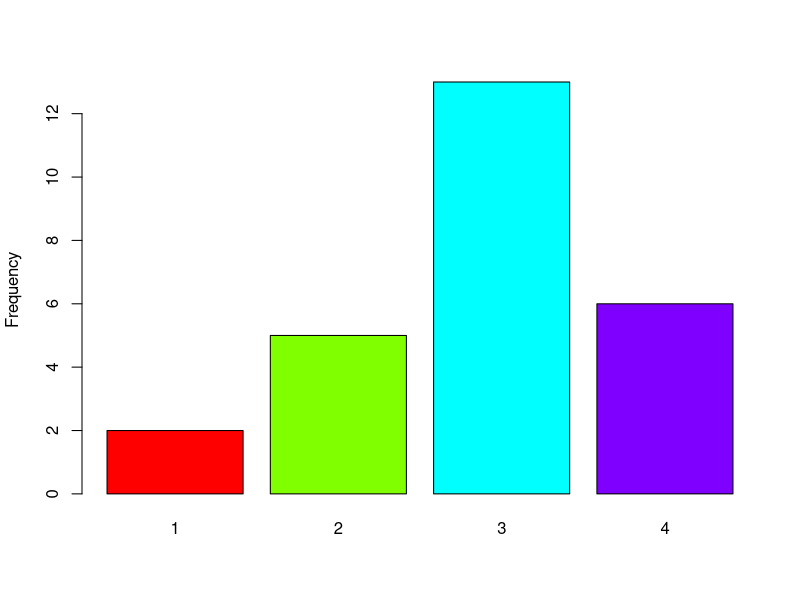

This figure's R source:
# Code for Section 3.1

# Plotting choices from asking people to select a number between 1 and 4.
# Just a simple exercise to show that people are bad generating random numbers.

choices <- c(2, 5, 13, 6)
barplot(choices, ylab = "Frequency", names.arg = c(1, 2, 3, 4), col = rainbow(4))